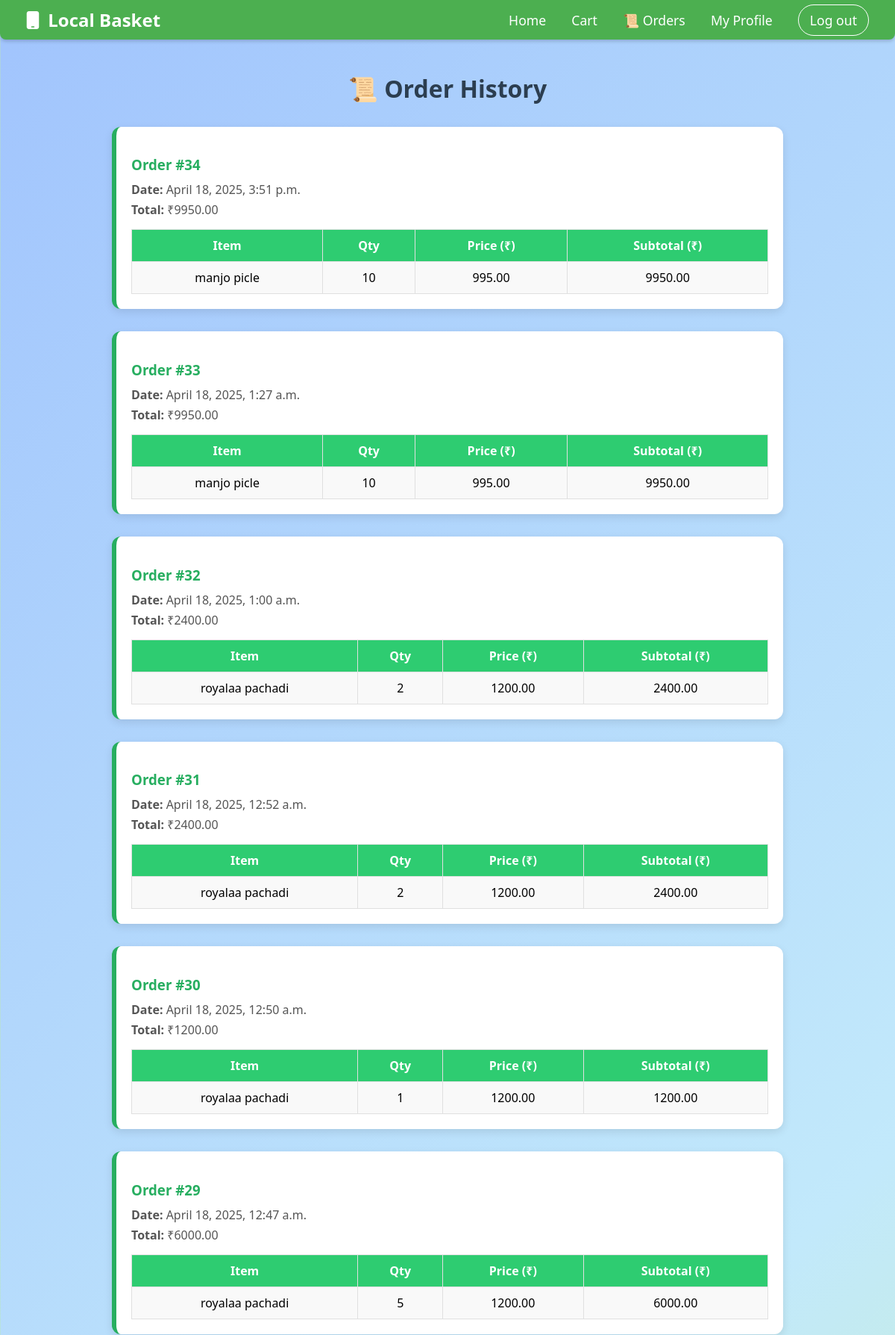
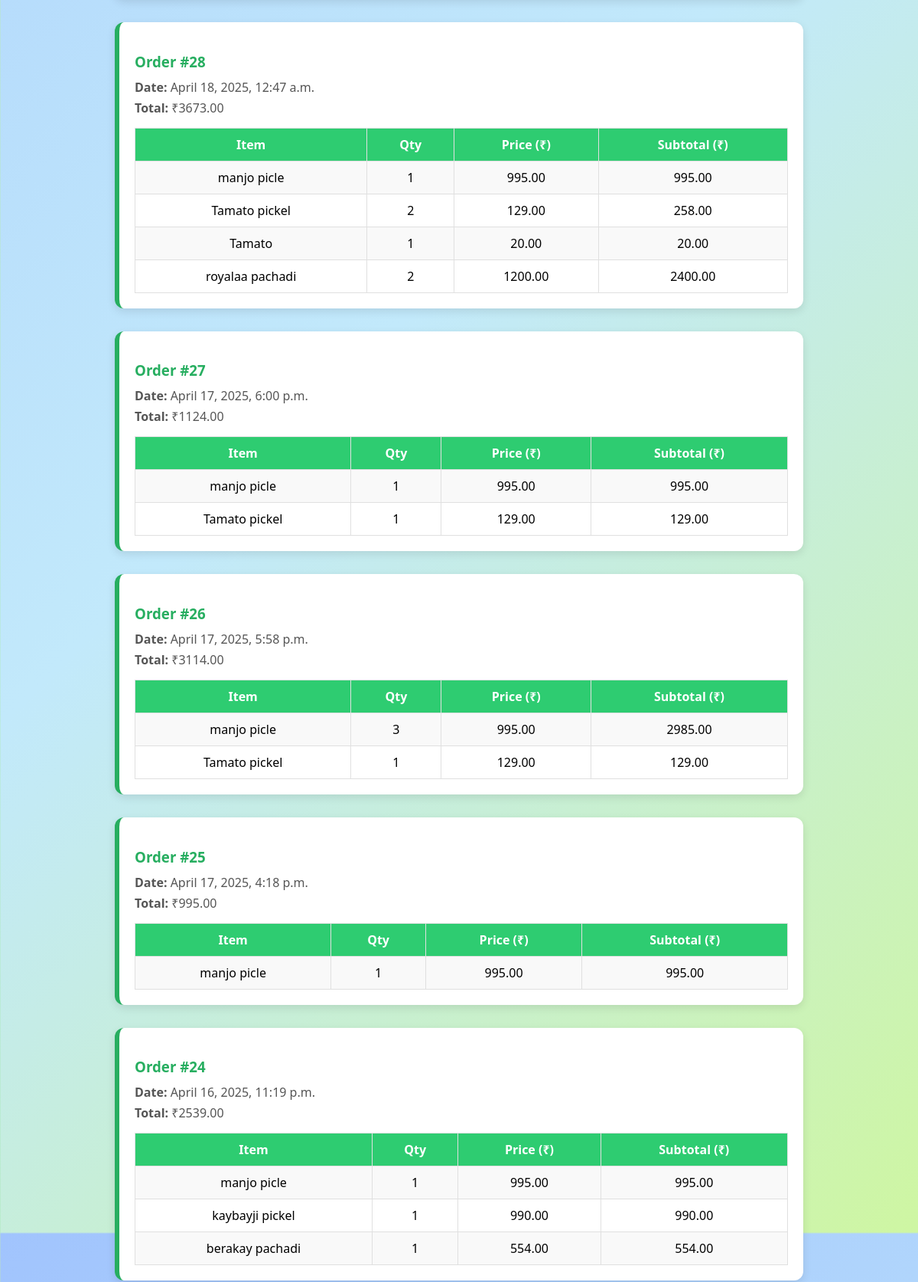
/buyer/order-history/ (signed in, upper part), run on the app's committed database (2 pictures, top to bottom).
### buyer/models.py (models this page shows, shortened)
class Order(models.Model):
    user = models.ForeignKey(settings.AUTH_USER_MODEL, on_delete=models.CASCADE)
    created_at = models.DateTimeField(auto_now_add=True)
    total = models.DecimalField(max_digits=10, decimal_places=2)
    delivery_address = models.TextField(blank=True, null=True)  # ✅ NEW FIELD

class OrderItem(models.Model):
    order = models.ForeignKey(Order, on_delete=models.CASCADE, related_name='items')
    item = models.ForeignKey(HomeMadeItem, on_delete=models.SET_NULL, null=True, blank=True)
    quantity = models.PositiveIntegerField()
    price = models.DecimalField(max_digits=10, decimal_places=2)
    @property
    def subtotal(self):
        return self.price * self.quantity

### homemade/models.py (models this page shows, shortened)
class HomeMadeItem(models.Model):
    homemade_user = models.ForeignKey(settings.AUTH_USER_MODEL, on_delete=models.CASCADE, related_name='homemade_items')
    item = models.CharField(max_length=50)
    price = models.FloatField()
    address = models.TextField()
    image = models.ImageField(upload_to='homemade_items/', null=True, blank=True)
    order_limit = models.PositiveIntegerField(default=10)  # ✅ new field
    order_count = models.PositiveIntegerField(default=0)   # ✅ new field

### buyer/views.py (the view)
# urls.py: path('order-history/', views.order_history, name='order_history'),
@buyer_required
def order_history(request):
    orders = Order.objects.filter(user=request.user).order_by('-created_at')
    return render(request, 'order_history.html', {'orders': orders})

### templates/order_history.html
{% extends 'base.html' %}
{% load static %}
{% block content %}
<link rel="stylesheet" href="{% static 'css/order_history.css' %}">
{% include 'nav.html' %}
<div class="order-history-container">
    <h2>📜 Order History</h2>
    {% if orders %}
        {% for order in orders %}
            <div class="order-card">
                <h3>Order #{{ order.id }}</h3>
                <p><strong>Date:</strong> {{ order.created_at|date:"F j, Y, g:i a" }}</p>
                <p><strong>Total:</strong> ₹{{ order.total }}</p>
                <table class="order-items-table">
                    <thead>
                        <tr>
                            <th>Item</th>
                            <th>Qty</th>
                            <th>Price (₹)</th>
                            <th>Subtotal (₹)</th>
                        </tr>
                    </thead>
                    <tbody>
                        {% for item in order.items.all %}
                        <tr>
                            <td>{{ item.item.item }}</td>
                            <td>{{ item.quantity }}</td>
                            <td>{{ item.price }}</td>
                            <td>{{ item.subtotal }}</td>
                        </tr>
                        {% endfor %}
                    </tbody>
                </table>
            </div>
        {% endfor %}
    {% else %}
        <p>No orders found.</p>
    {% endif %}
</div>
{% endblock %}

### static/css/register.css (style rules this page uses)
body { margin: 0; padding: 0; font-family: 'Segoe UI', Tahoma, Geneva, Verdana, sans-serif; background: linear-gradient(135deg, #a1c4fd, #c2e9fb, #d4fc79, #96e6a1); background-size: 400% 400%; animation: gradientBG 10s ease infinite; height: 100vh; }

### static/css/order_history.css (style rules this page uses)
body { background-color: #f8f9fa; font-family: 'Segoe UI', Tahoma, Geneva, Verdana, sans-serif; }
.order-history-container { max-width: 900px; margin: 50px auto; padding: 20px; }
.order-history-container h2 { text-align: center; color: #2c3e50; margin-bottom: 30px; font-size: 2rem; }
.order-card { background: #ffffff; border-left: 6px solid #27ae60; box-shadow: 0 4px 12px rgba(0,0,0,0.1); border-radius: 12px; padding: 20px; margin-bottom: 30px; transition: transform 0.2s ease; }
.order-card h3 { color: #27ae60; margin-bottom: 10px; }
.order-card p { margin: 5px 0; color: #555; }
.order-items-table { width: 100%; border-collapse: collapse; margin-top: 15px; }
.order-items-table th, .order-items-table td { padding: 10px 12px; border: 1px solid #e0e0e0; text-align: center; }
.order-items-table thead { background-color: #2ecc71; color: #fff; }
.order-items-table tbody tr:nth-child(odd) { background-color: #f9f9f9; }

### data on the page
Order: id "34", created_at "April 18, 2025, 3:51 p.m.", total "9950.00"
OrderItem: item.item "manjo picle", quantity "10", price "995.00", subtotal "9950.00"
Order: id "33", created_at "April 18, 2025, 1:27 a.m.", total "9950.00"
OrderItem: item.item "manjo picle", quantity "10", price "995.00", subtotal "9950.00"
Order: id "32", created_at "April 18, 2025, 1:00 a.m.", total "2400.00"
OrderItem: item.item "royalaa pachadi", quantity "2", price "1200.00", subtotal "2400.00"
Order: id "31", created_at "April 18, 2025, 12:52 a.m.", total "2400.00"
OrderItem: item.item "royalaa pachadi", quantity "2", price "1200.00", subtotal "2400.00"
Order: id "30", created_at "April 18, 2025, 12:50 a.m.", total "1200.00"
OrderItem: item.item "royalaa pachadi", quantity "1", price "1200.00", subtotal "1200.00"
Order: id "29", created_at "April 18, 2025, 12:47 a.m.", total "6000.00"
OrderItem: item.item "royalaa pachadi", quantity "5", price "1200.00", subtotal "6000.00"
Order: id "28", created_at "April 18, 2025, 12:47 a.m.", total "3673.00"
OrderItem: item.item "manjo picle", quantity "1", price "995.00", subtotal "995.00"
OrderItem: item.item "Tamato pickel", quantity "2", price "129.00", subtotal "258.00"
OrderItem: item.item "Tamato", quantity "1", price "20.00", subtotal "20.00"
OrderItem: item.item "royalaa pachadi", quantity "2", price "1200.00", subtotal "2400.00"
Order: id "27", created_at "April 17, 2025, 6:00 p.m.", total "1124.00"
OrderItem: item.item "manjo picle", quantity "1", price "995.00", subtotal "995.00"
OrderItem: item.item "Tamato pickel", quantity "1", price "129.00", subtotal "129.00"
Order: id "26", created_at "April 17, 2025, 5:58 p.m.", total "3114.00"
OrderItem: item.item "manjo picle", quantity "3", price "995.00", subtotal "2985.00"
OrderItem: item.item "Tamato pickel", quantity "1", price "129.00", subtotal "129.00"
Order: id "25", created_at "April 17, 2025, 4:18 p.m.", total "995.00"
OrderItem: item.item "manjo picle", quantity "1", price "995.00", subtotal "995.00"
Order: id "24", created_at "April 16, 2025, 11:19 p.m.", total "2539.00"
OrderItem: item.item "manjo picle", quantity "1", price "995.00", subtotal "995.00"
OrderItem: item.item "kaybayji pickel", quantity "1", price "990.00", subtotal "990.00"
OrderItem: item.item "berakay pachadi", quantity "1", price "554.00", subtotal "554.00"
